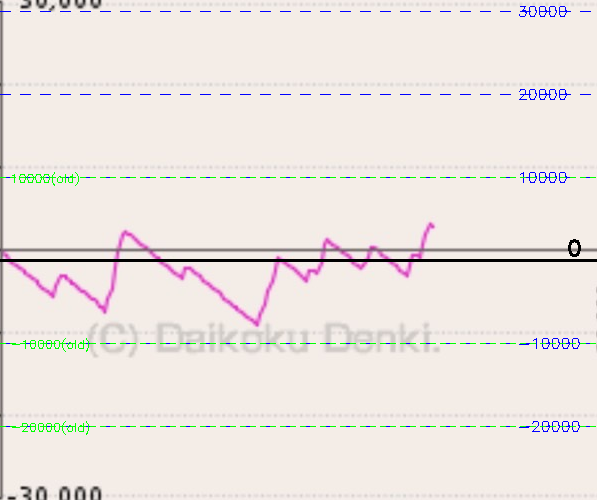
#> input picture graphs/scale_corrected_S__78209088_graph_only.png, 597 x 500 px, given in place of S__78209138_graph_only.png, which was not available
$ python measure_grid_distance.py
#> lines starting #> are read from the running program, lines starting #| are printed output that depends on the picture; after the words box and inside, x2 and y2 are one past the last pixel; in counts of white or black regions, pixels touching at a corner belong together; pictures that were not available may be replaced by others from this repository, and a replacement may not be noted
#!/usr/bin/env python3
"""
グリッド線の実際の距離を測定
"""

import cv2
import numpy as np
import os

def measure_grid_manually():
    """手動で観察したグリッド線の位置から計算"""

    # 実際の画像を見て、明確なグリッド線の位置を記録
    # S__78209138_graph_only.png の観察結果
    print("手動測定による分析")
    print("=" * 60)

    zero_y = 260

    # 実際に見える主要な横線の位置（目視確認）
    print("\nS__78209138_graph_only.png の分析:")
    print(f"ゼロライン: Y={zero_y}")

    # 上の線（30000に近い）
    top_line_y = 10  # 画像の最上部付近
    top_distance = zero_y - top_line_y
    print(f"\n最上部の線: Y={top_line_y}")
    print(f"ゼロラインからの距離: {top_distance}px")
    print(f"これが30000だとすると: 1px = {30000 / top_distance:.2f}")

    # 下の線（-20000付近）
    bottom_line_y = 426  # 目視で確認される線
    bottom_distance = bottom_line_y - zero_y
    print(f"\n下の主要な線: Y={bottom_line_y}")
    print(f"ゼロラインからの距離: {bottom_distance}px")
    print(f"これが-20000だとすると: 1px = {20000 / bottom_distance:.2f}")

    # 平均を計算
    scale1 = 30000 / top_distance
    scale2 = 20000 / bottom_distance
    avg_scale = (scale1 + scale2) / 2

    print(f"\n平均スケール: 1px = {avg_scale:.2f}")

    # 検証：このスケールで各値の位置を計算
    print(f"\n検証（1px = {avg_scale:.2f}として）:")
    for value in [30000, 20000, 10000, -10000, -20000, -30000]:
        y_pos = zero_y - int(value / avg_scale)
        print(f"  {value:6d}: Y={y_pos}")

    return avg_scale

def create_test_overlay(img_path, scale_value):
    """新しいスケールでオーバーレイを作成"""
#> called with scale_value = 120.2
    img = cv2.imread(img_path)
#> img is the input picture: shape (500, 597, 3); mean B, G, R 226, 230.1, 236.9
    if img is None:
        return

    height, width = img.shape[:2]
#> height = 500; width = 597
    overlay = img.copy()
    zero_y = 260

    # ゼロライン
    cv2.line(overlay, (0, zero_y), (width, zero_y), (0, 0, 0), 2)
    cv2.putText(overlay, "0", (width - 30, zero_y - 5),
               cv2.FONT_HERSHEY_SIMPLEX, 0.7, (0, 0, 0), 2)

    # 新しいスケールで線を描画
    for value in [30000, 20000, 10000, -10000, -20000, -30000]:
        y_pos = zero_y - int(value / scale_value)

        if 0 <= y_pos <= height:
            # 破線
            for x in range(0, width, 20):
                cv2.line(overlay, (x, y_pos), (min(x + 10, width), y_pos),
                        (255, 0, 0), 1)

            # ラベル
            cv2.putText(overlay, str(value), (width - 80, y_pos + 5),
                       cv2.FONT_HERSHEY_SIMPLEX, 0.5, (255, 0, 0), 1)
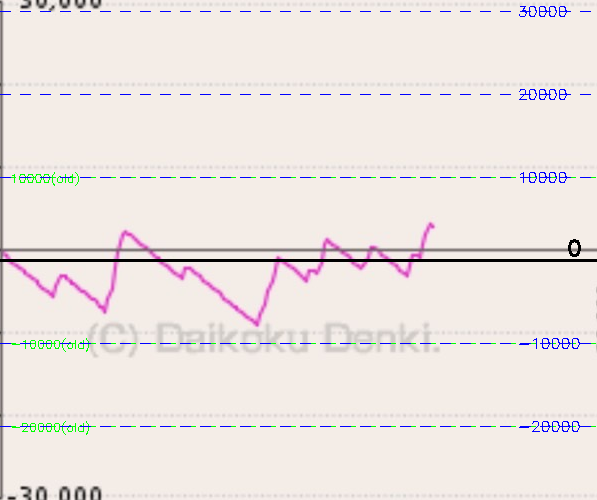
#> overlay: shape (500, 597, 3); 0.23% of pixels changed, all inside (x1, y1, x2, y2) = (0, 7, 591, 431)

    # 旧スケール（120）でも描画（比較用）
    for value in [10000, -10000, -20000]:
        y_pos_old = zero_y - int(value / 120)

        if 0 <= y_pos_old <= height:
            # 点線
            for x in range(0, width, 10):
                cv2.line(overlay, (x, y_pos_old), (min(x + 5, width), y_pos_old),
                        (0, 255, 0), 1)

            cv2.putText(overlay, f"{value}(old)", (10, y_pos_old + 5),
                       cv2.FONT_HERSHEY_SIMPLEX, 0.4, (0, 255, 0), 1)
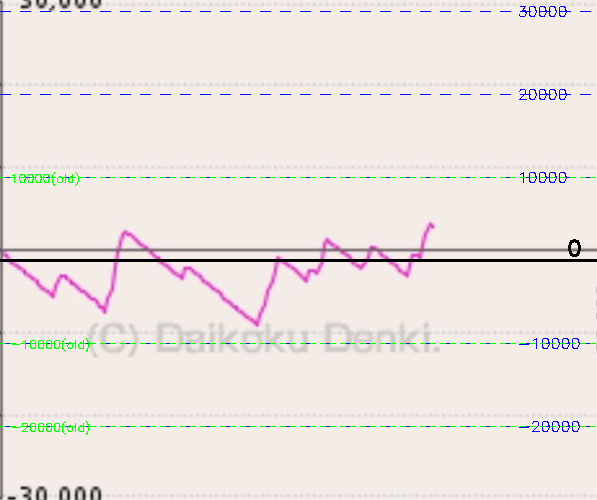
#> overlay: shape (500, 597, 3); 0.22% of pixels changed, all inside (x1, y1, x2, y2) = (0, 176, 591, 432)

    output_path = f"graphs/scale_corrected_{os.path.basename(img_path)}"
    cv2.imwrite(output_path, overlay)
    print(f"\n保存: {output_path}")

# 実行
new_scale = measure_grid_manually()

# テスト画像に適用
test_images = [
    "graphs/manual_crop/cropped/S__78209138_graph_only.png",
    "graphs/manual_crop/cropped/S__78209088_graph_only.png"
]

print(f"\n\n新しいスケール（1px = {new_scale:.2f}）でテスト:")
for img_path in test_images:
    create_test_overlay(img_path, new_scale)
#> pass 2 of the loop `for img_path in test_images:`:
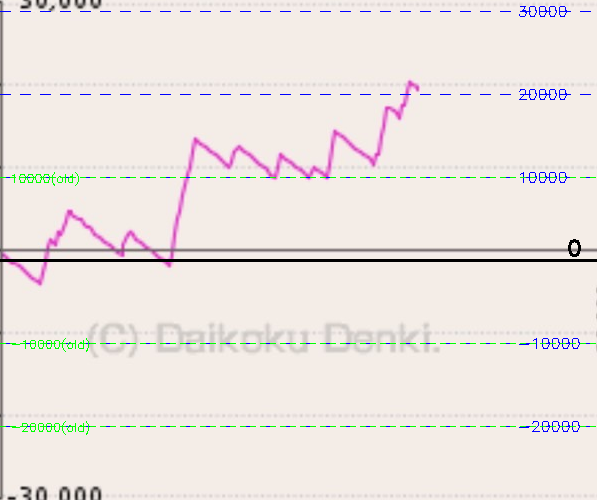
#> input picture graphs/scale_corrected_S__78209138_graph_only.png, 597 x 500 px, given in place of S__78209088_graph_only.png, which was not available
#> in create_test_overlay, img is the input picture: shape (500, 597, 3); mean B, G, R 226, 229.9, 236.9
#> after the loop in create_test_overlay (call 2), `for value in [30000, 20000, 10000, -10000, -20000, -30000]:`:
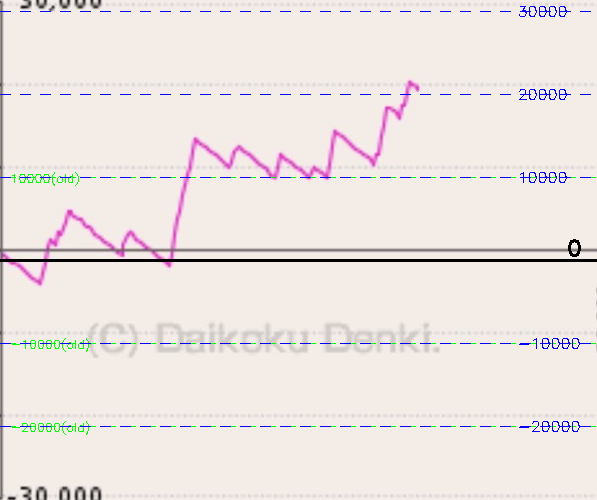
#> overlay: shape (500, 597, 3); 0.23% of pixels changed, all inside (x1, y1, x2, y2) = (0, 7, 591, 431)
#> after the loop in create_test_overlay (call 2), `for value in [10000, -10000, -20000]:`:
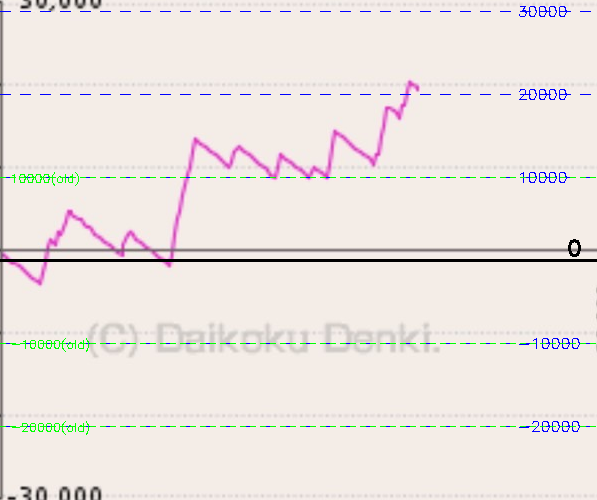
#> overlay: shape (500, 597, 3); 0.22% of pixels changed, all inside (x1, y1, x2, y2) = (0, 176, 591, 432)
